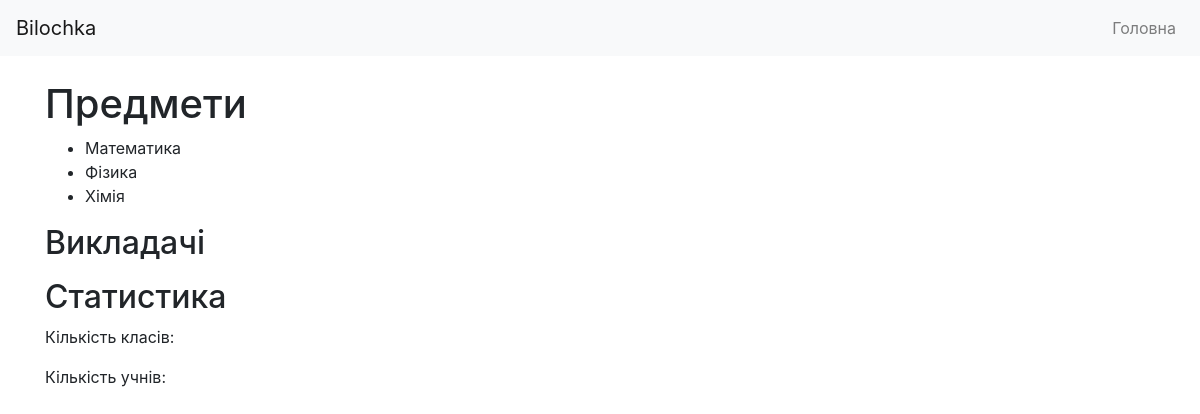
Page /subjects/ (signed in) on the earlier database version.
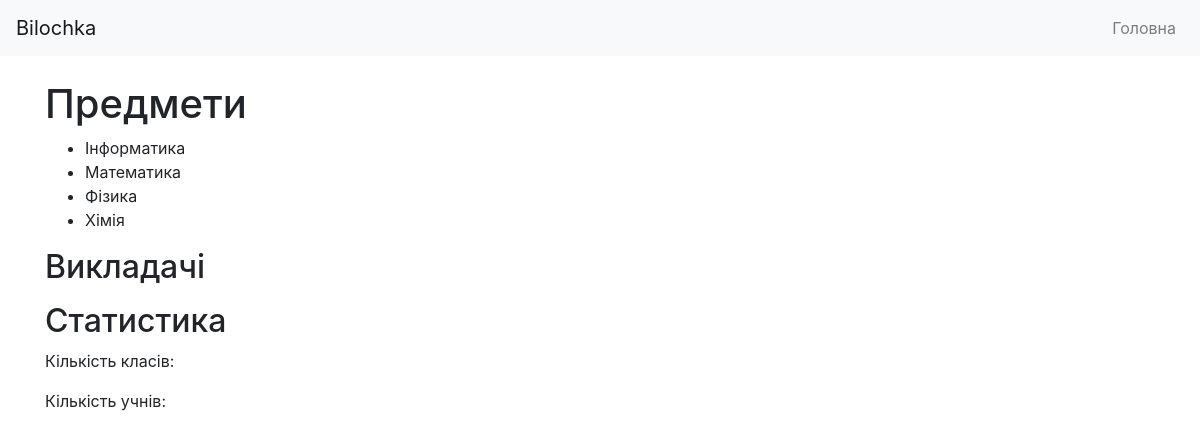
Same page on the later database version.
### main/models.py (models this page shows, shortened)
class Subject(models.Model):
    name = models.CharField(max_length=255)
    description = models.TextField(blank=True, null=True)

### main/views.py (the view)
# urls.py: path('subjects/', views.subject_list, name='subject_list'),
@login_required
def subject_list(request):
    subjects = Subject.objects.all().order_by('name')
    return render(request, 'main/subject_list.html', {'subjects': subjects})

### templates/main/subject_list.html (shortened to what this page needs)
{% extends 'base.html' %}
{% block content %}
<h1>Предмети</h1>
<ul>
    {% for subject in subjects %}
        <li>{{ subject.name }}</li>
    {% endfor %}
</ul>
<h2>Викладачі</h2>
<h2>Статистика</h2>
<p>Кількість класів: {{ num_classes }}</p>
<p>Кількість учнів: {{ num_students }}</p>
{% endblock %}

Differences in the rows shown:
added Subject: name "Інформатика"
